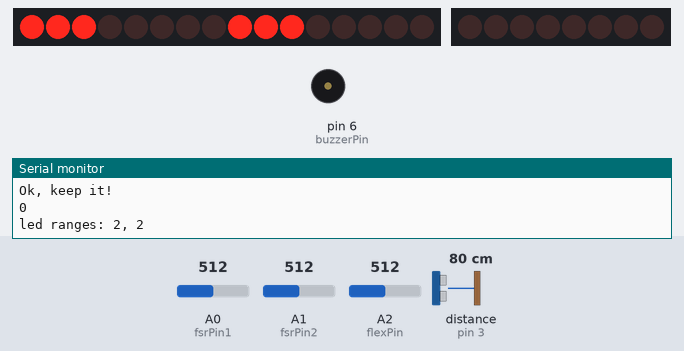
Simulated run of this sketch. Board: Arduino Uno, built with avr-gcc and run on an emulated ATmega328P. On the bench: 16 shift-register outputs drawn as a row of LEDs (first output left, lit = HIGH), 8 shift-register outputs drawn as a row of LEDs (first output left, lit = HIGH), buzzer (waves = sounding, pin HIGH), the last lines printed to the serial monitor. Wiring (inferred from the names in the program): ultrasonic range finder: trigger pin 2; echo pin 3; 2 × shift register (74HC595): data pin 5; shift clock pin 13; latch pin 12. Wiring (inferred from the signals the program sends): row of LEDs: on Q0, Q1, Q2, Q3, Q4, Q5, Q6, Q7, Q8, Q9, Q10, Q11, Q12, Q13, Q14, Q15. Inputs (shaded band) come from the test bench; at power-on: A0 (fsrPin1) = 512, A1 (fsrPin2) = 512, A2 (flexPin) = 512, distance to the obstacle (sensor on pin 3) 80 cm. The echo pulse lasts 58.3 µs per cm; pins used as bus, display or sensor lines are not drawn.

Above: at 1.2 s.
1.3 s: A0 (fsrPin1) set to 644
4.3 s: A0 (fsrPin1) set to 677
At 5.5 s:
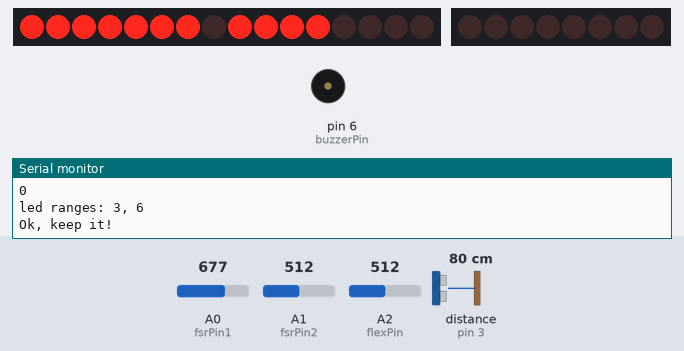
6.5 s: A1 (fsrPin2) set to 787
8.0 s: A1 (fsrPin2) set to 818
At 8.6 s:
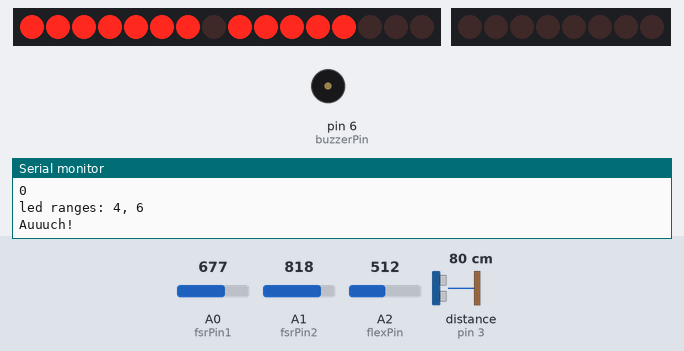
9.6 s: A1 (fsrPin2) set to 30
At 10.1 s:
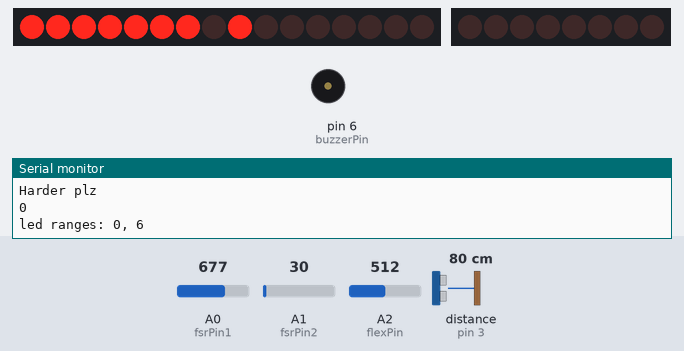
11.2 s: A0 (fsrPin1) set to 787
14.2 s: A0 (fsrPin1) set to 807
At 15.5 s:
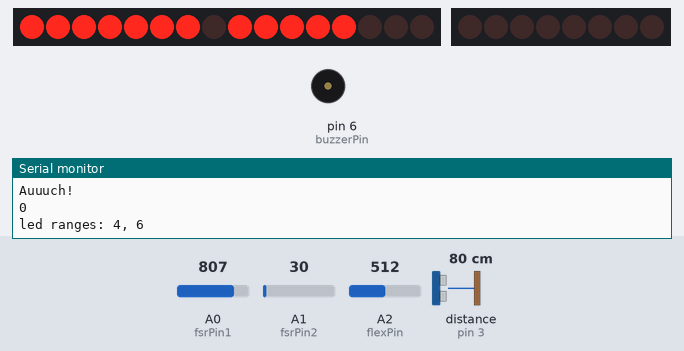
Timing chart, 0 to 17.2 s (numbered marks = the images above; inputs shaded):
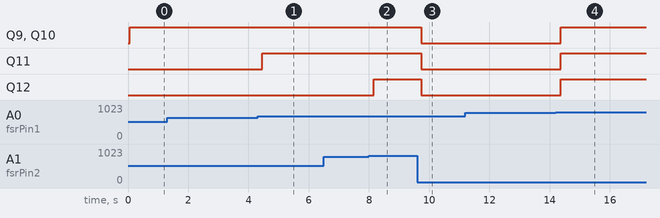

Measured:
- the behaviour switches between 659 and 660 on A0 (fsrPin1) (found by bisection; images 0 and 1)
- the behaviour switches between 800 and 801 on A1 (fsrPin2) (found by bisection; images 1 and 2)
- the behaviour switches between 799 and 800 on A0 (fsrPin1) (found by bisection; images 3 and 4)
- after the input at 8.0 s, Q12: LOW → HIGH after 0.17 s
- after the input at 9.6 s, Q9–12: HIGH → LOW after 0.14 s
- after the input at 14.2 s, Q9–12: LOW → HIGH after 0.16 s

The sketch:

handshake.ino
```cpp
#include <math.h>
//Range values
const int FSRMAX = 800;
const int FSRMIN = 150;
const int FSRSTART = 5;
const int FLEXMAX = 30;

//FSR pressure sensitive resistors
int fsrPin1 = A0;
int fsrPin2 = A1;
//Flex sensor
int flexPin = A2;
//Ultrasonic distance sensor
int TrigPin = 2;
int EchoPin = 3;
int buzzerPin = 6;

//Digital shifters
int clockPin = 13;
int latchPin = 12;
int dataPin = 5; //data for force and time

int pointclockPin = 11;
int pointlatchPin =10;
int pointDataPin = 7;


int fsrVal1 = 0;
int fsrVal2 = 0;
int flexVal = 0;
float distance;

unsigned long time1=0;
unsigned long time2=0;
unsigned long now = 0;
float timeAll;

int handShake = 0; //0: no hand, 1: hand appears;
int forceN = 0; //0-5 for the sequence
int timeN = 0;
int tooClose = 0;
int tooFast = 0;
int wrongForce = 0;
int wrongTime = 0;
float totalPoint = 5;

int range[7] = {1,3,7,15,31,63,127};
int numList[6] = {119,65,59,107,77,110};


void setup() {
  Serial.begin(9600);
  pinMode (fsrPin1, INPUT);
  pinMode (fsrPin2, INPUT);
  pinMode (flexPin, INPUT);

  pinMode (TrigPin, OUTPUT);
  pinMode (EchoPin, INPUT);

  pinMode (dataPin, OUTPUT);
  pinMode (pointDataPin, OUTPUT);
  pinMode (latchPin, OUTPUT);
  pinMode (clockPin, OUTPUT);
  pinMode (pointlatchPin, OUTPUT);
  pinMode (pointclockPin, OUTPUT);

  pinMode (buzzerPin, OUTPUT);
}

void loop() {
  readFSR();
  handShake = 0; //default as no hand
  tooClose = 0;
  tooFast = 0;
  wrongForce =0;
  wrongTime = 0;

  totalPoint = 5;
  timeN = 0; forceN = 0;
  if((fsrVal1>=FSRMIN and fsrVal2 == 0) or (fsrVal1 ==0 and fsrVal2 >=FSRMIN)){
    Serial.println("Connection problem, please check the wires.");
  }
  while(fsrVal1 >=FSRSTART and fsrVal2 >= FSRSTART){
    if(handShake == 0){
      //A new hand shake begins, we just entered this while loop for the first round
      Serial.println("Handshake starts!");
      time1 = micros();
      pointClear();
    }
    handShake = 1;
    ifForceOK();
    readFSR();
    ifDistanceOK();
    ifShakeFreqOK();
    now = micros();
    timeN = int((now-time1)/1000000)+1;
    //Output the force, time data to LEDs via shift registors
    ledDisplay();
    Serial.print("led ranges: ");
    Serial.print(forceN);
    Serial.print(", ");
    Serial.println(timeN);

  }


  //handshake ends
  ledClear();
  //if there was a handshake
  if(handShake == 1){

    time2 = micros();
    timeAll = int((time2-time1)/1000);  //millisecond
    Serial.print("Time duration: ");
    Serial.print(timeAll);
    Serial.println(" ms");

    if(tooClose==1){totalPoint -=1;} //if the person ever standed too close
    if(tooFast ==1){totalPoint -=1;}
    if(wrongForce ==1){totalPoint -= 0.4;}
    int rulesViolated = tooClose + tooFast + wrongForce + wrongTime;
    timePointCalc(timeAll); //Reduce the points according to time duration

    if(totalPoint<0) totalPoint = 0;
    if(rulesViolated > 2) totalPoint = 0;
    Serial.print("Total point: ");
    Serial.println(totalPoint);
    pointDisplay(round(totalPoint));
  }

  delay(1000);
}


//-------------------------------------
//--------       Functions       ------
//-------------------------------------


void readFSR(){
  fsrVal1 = analogRead(fsrPin1);
  fsrVal2 = analogRead(fsrPin2);
}

int ifDistanceOK(){
  //0: too close, 1: OK
  digitalWrite(TrigPin, LOW);
  delayMicroseconds(2);
  digitalWrite(TrigPin, HIGH);
  delayMicroseconds(10);
  digitalWrite(TrigPin, LOW);
  distance = pulseIn(EchoPin, HIGH)/ 58.00;
  if (distance < 20){
    tooClose = 1;
    Serial.println("Warning: You're standing too close!");
    digitalWrite(buzzerPin, HIGH);
    delay(100);
    digitalWrite(buzzerPin, LOW);
    delay(100);
    digitalWrite(buzzerPin, HIGH);
    delay(100);
    digitalWrite(buzzerPin, LOW);

    return 0;
  }
  else{
    return 1;
  }
}

int ifForceOK(){
  //0: weak, 1: ok, 2: strong, 3: wtf is that
  //Serial.print("Force: ");
  //Serial.print(fsrVal1);
  //Serial.print(", ");
  //Serial.println(fsrVal2);
  if (fsrVal1 <= FSRMAX and fsrVal1 >= FSRMIN and fsrVal2 <= FSRMAX and fsrVal2 >= FSRMIN){
      //good force
      Serial.println("Ok, keep it!");
      if(fsrVal1 >=660 or fsrVal2 >=660){
        forceN=3;
      }
      else if(fsrVal1 >=500 or fsrVal2 >=500){
        forceN=2;
      }
      else{
        forceN=1;
      }
      return 1;
   }
    //If too strong
    else if (fsrVal1 >= FSRMAX or fsrVal2 >= FSRMAX){
      wrongForce = 1;
      Serial.println("Auuuch!");
      if(fsrVal1 >= 900 or fsrVal2 >=900){
        forceN = 6;
        totalPoint = totalPoint - 0.1;
      }
      else if(fsrVal1 >=860 or fsrVal2 >=860){
        forceN = 5;
        totalPoint = totalPoint - 0.001;
      }
      else{
        forceN = 4;
        totalPoint = totalPoint - 0.0005;
      }
      return 2;
    }
    //If too weak
    else if (fsrVal1 <= FSRMIN or fsrVal2 <= FSRMIN){
      wrongForce = 1;
      Serial.println("Harder plz");
      forceN = 0;
      totalPoint = totalPoint - 0.001;
      return 0;
    }
    else{
      wrongForce = 1;
      Serial.println("Is that a hand?");
      forceN=0;
      totalPoint = totalPoint - 0.01;
      return 3;
    }
}

void timePointCalc(float t){ //T: ms
  if(t<1500){
    wrongTime = 1;
    totalPoint -=2;
  }
  else if(t>3000 and t<=4000){
    totalPoint -=1;
  }
  else if(t>4000){
    wrongTime = 1;
    totalPoint -=2;
  }
}

void pointDisplay(int tpoint){
  digitalWrite(pointlatchPin, LOW);
  shiftOut(pointDataPin, pointclockPin, MSBFIRST, numList[tpoint]);
  digitalWrite(pointlatchPin, HIGH);
}

void ledDisplay(){
  //starts to transmitting the message to shift registers
  if(forceN > 6) forceN = 6;
  if(timeN >6) timeN = 6;
  digitalWrite(latchPin, LOW);
  shiftOut(dataPin, clockPin, MSBFIRST, range[forceN]);
  shiftOut(dataPin, clockPin, MSBFIRST, range[timeN]);
  digitalWrite(latchPin, HIGH); //let shift registers end listening for information

}

void ledClear(){
  digitalWrite(latchPin, LOW);
  shiftOut(dataPin, clockPin, MSBFIRST, 0);
  shiftOut(dataPin, clockPin, MSBFIRST, 0);
  digitalWrite(latchPin, HIGH);
}
void pointClear(){
  digitalWrite(pointlatchPin, LOW);
  shiftOut(pointDataPin, pointclockPin, MSBFIRST, 0);
  digitalWrite(pointlatchPin, HIGH);
}

void ifShakeFreqOK(){
  int change = 0;
  flexVal = analogRead(flexPin);
  delay(50);
  change = analogRead(flexPin) - flexVal;
  Serial.println(change);
  if(change > FLEXMAX or change < -FLEXMAX){
    tooFast = 1;
    totalPoint -= 0.5;
    digitalWrite(buzzerPin, HIGH);
    delay(1000);
    digitalWrite(buzzerPin, LOW);
  }
}
```
